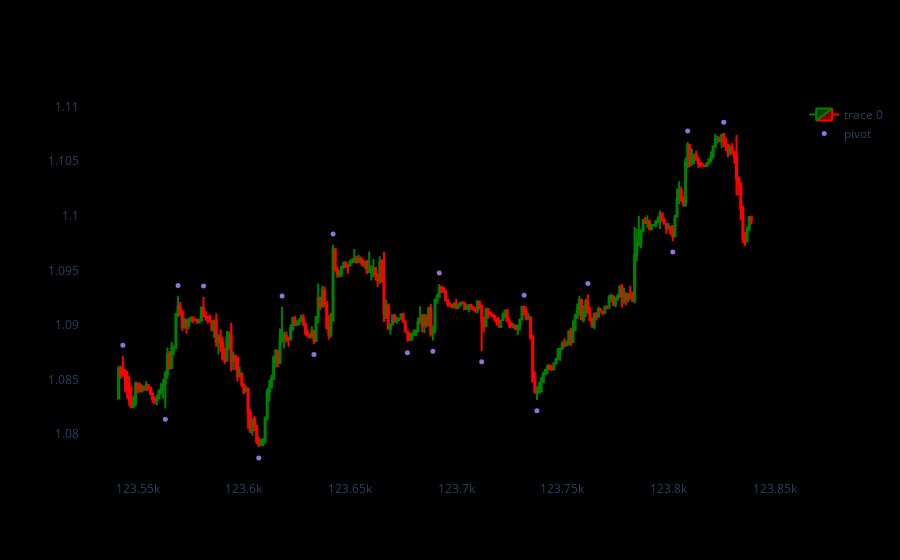

Here is the notebook cell this chart was saved with:
### Code cell
import plotly.graph_objects as go
from plotly.subplots import make_subplots
from datetime import datetime
dfpl = df[-300:-1]
fig = go.Figure(data=[go.Candlestick(x=dfpl.index,
                open=dfpl['open'],
                high=dfpl['high'],
                low=dfpl['low'],
                close=dfpl['close'],
                increasing_line_color= 'green', 
                decreasing_line_color= 'red')])

fig.add_scatter(x=dfpl.index, y=dfpl['pointpos'], mode="markers",
                marker=dict(size=5, color="MediumPurple"),
                name="pivot")
fig.update_layout(xaxis_rangeslider_visible=False)
fig.update_xaxes(showgrid=False)
fig.update_yaxes(showgrid=False)
fig.update_layout(paper_bgcolor='black', plot_bgcolor='black')

fig.show()

### Figure 1 — Plotly figure (JSON) as saved in the notebook; plotly's stock layout.template omitted (floating-point values rounded to 4 significant figures; data arrays with more than 128 entries replaced by an {"elided": "..."} marker saying what was removed)
{"data": [{"close": {"elided": "299 float values"}, "decreasing": {"line": {"color": "red"}}, "high": {"elided": "299 float values"}, "increasing": {"line": {"color": "green"}}, "low": {"elided": "299 float values"}, "open": {"elided": "299 float values"}, "type": "candlestick", "x": {"elided": "299 int values"}}, {"marker": {"color": "MediumPurple", "size": 5}, "mode": "markers", "name": "pivot", "type": "scatter", "x": {"elided": "299 int values"}, "y": {"elided": "299 float values"}}], "layout": {"paper_bgcolor": "black", "plot_bgcolor": "black", "xaxis": {"rangeslider": {"visible": false}, "showgrid": false}, "yaxis": {"showgrid": false}}}
